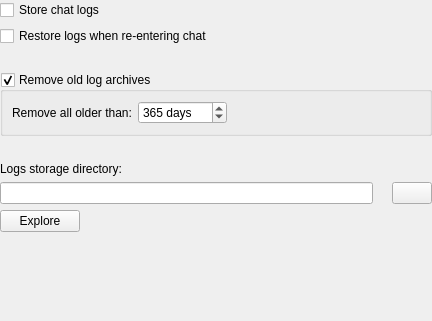
<?xml version="1.0" encoding="UTF-8"?>
<ui version="4.0">
 <class>CfgChatLogsPage</class>
 <widget class="QWidget" name="CfgChatLogsPage">
  <property name="geometry">
   <rect>
    <x>0</x>
    <y>0</y>
    <width>432</width>
    <height>321</height>
   </rect>
  </property>
  <property name="windowTitle">
   <string>Form</string>
  </property>
  <layout class="QVBoxLayout" name="verticalLayout">
   <property name="leftMargin">
    <number>0</number>
   </property>
   <property name="topMargin">
    <number>0</number>
   </property>
   <property name="rightMargin">
    <number>0</number>
   </property>
   <property name="bottomMargin">
    <number>0</number>
   </property>
   <item>
    <widget class="QCheckBox" name="cbStoreLogs">
     <property name="text">
      <string>Store chat logs</string>
     </property>
    </widget>
   </item>
   <item>
    <widget class="QCheckBox" name="cbRestoreLogs">
     <property name="text">
      <string>Restore logs when re-entering chat</string>
     </property>
    </widget>
   </item>
   <item>
    <spacer name="horizontalSpacer_2">
     <property name="orientation">
      <enum>Qt::Horizontal</enum>
     </property>
     <property name="sizeHint" stdset="0">
      <size>
       <width>40</width>
       <height>20</height>
      </size>
     </property>
    </spacer>
   </item>
   <item>
    <widget class="QGroupBox" name="groupRemoveOldArchives">
     <property name="title">
      <string>Remove old log archives</string>
     </property>
     <property name="checkable">
      <bool>true</bool>
     </property>
     <layout class="QHBoxLayout" name="horizontalLayout_2">
      <item>
       <widget class="QLabel" name="label_2">
        <property name="text">
         <string>Remove all older than:</string>
        </property>
       </widget>
      </item>
      <item>
       <widget class="QSpinBox" name="spinLogRemovalAge">
        <property name="sizePolicy">
         <sizepolicy hsizetype="Maximum" vsizetype="Fixed">
          <horstretch>0</horstretch>
          <verstretch>0</verstretch>
         </sizepolicy>
        </property>
        <property name="suffix">
         <string> days</string>
        </property>
        <property name="minimum">
         <number>1</number>
        </property>
        <property name="maximum">
         <number>99999</number>
        </property>
        <property name="value">
         <number>365</number>
        </property>
       </widget>
      </item>
      <item>
       <spacer name="horizontalSpacer_3">
        <property name="orientation">
         <enum>Qt::Horizontal</enum>
        </property>
        <property name="sizeHint" stdset="0">
         <size>
          <width>40</width>
          <height>20</height>
         </size>
        </property>
       </spacer>
      </item>
     </layout>
    </widget>
   </item>
   <item>
    <spacer name="horizontalSpacer">
     <property name="orientation">
      <enum>Qt::Horizontal</enum>
     </property>
     <property name="sizeHint" stdset="0">
      <size>
       <width>40</width>
       <height>20</height>
      </size>
     </property>
    </spacer>
   </item>
   <item>
    <widget class="QLabel" name="label">
     <property name="text">
      <string>Logs storage directory:</string>
     </property>
    </widget>
   </item>
   <item>
    <layout class="QHBoxLayout" name="horizontalLayout">
     <item>
      <widget class="QLineEdit" name="leDir"/>
     </item>
     <item>
      <widget class="QLabel" name="lblDirWarning">
       <property name="pixmap">
        <pixmap resource="../../../../../media/resources.qrc">:/icons/exclamation_16.png</pixmap>
       </property>
      </widget>
     </item>
     <item>
      <widget class="QPushButton" name="btnBrowseDir">
       <property name="sizePolicy">
        <sizepolicy hsizetype="Maximum" vsizetype="Fixed">
         <horstretch>0</horstretch>
         <verstretch>0</verstretch>
        </sizepolicy>
       </property>
       <property name="toolTip">
        <string>Browse</string>
       </property>
      </widget>
     </item>
    </layout>
   </item>
   <item>
    <widget class="QPushButton" name="btnExploreDir">
     <property name="sizePolicy">
      <sizepolicy hsizetype="Maximum" vsizetype="Fixed">
       <horstretch>0</horstretch>
       <verstretch>0</verstretch>
      </sizepolicy>
     </property>
     <property name="text">
      <string>Explore</string>
     </property>
    </widget>
   </item>
   <item>
    <spacer name="verticalSpacer">
     <property name="orientation">
      <enum>Qt::Vertical</enum>
     </property>
     <property name="sizeHint" stdset="0">
      <size>
       <width>20</width>
       <height>40</height>
      </size>
     </property>
    </spacer>
   </item>
  </layout>
 </widget>
 <resources>
  <include location="../../../../../media/resources.qrc"/>
 </resources>
 <connections>
  <connection>
   <sender>btnBrowseDir</sender>
   <signal>clicked()</signal>
   <receiver>CfgChatLogsPage</receiver>
   <slot>browseStorageDirectory()</slot>
   <hints>
    <hint type="sourcelabel">
     <x>283</x>
     <y>220</y>
    </hint>
    <hint type="destinationlabel">
     <x>431</x>
     <y>173</y>
    </hint>
   </hints>
  </connection>
  <connection>
   <sender>btnExploreDir</sender>
   <signal>clicked()</signal>
   <receiver>CfgChatLogsPage</receiver>
   <slot>exploreStorageDirectory()</slot>
   <hints>
    <hint type="sourcelabel">
     <x>386</x>
     <y>224</y>
    </hint>
    <hint type="destinationlabel">
     <x>433</x>
     <y>215</y>
    </hint>
   </hints>
  </connection>
 </connections>
 <slots>
  <slot>browseStorageDirectory()</slot>
  <slot>exploreStorageDirectory()</slot>
 </slots>
</ui>
